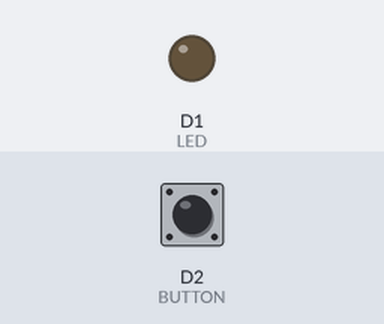
Bench run of a sketch on a simulated ESP8266 (NodeMCU). Parts: output pins drawn as LEDs (lit = HIGH). The inputs (shaded band) are chosen by the test bench; at power-on: D2 (BUTTON) LOW.

Above: at 1.2 s.
1.3 s: D2 (BUTTON) pulled HIGH for 3.2 s
At 2.1 s:
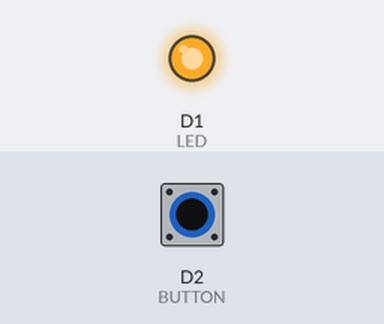
6.8 s: D2 (BUTTON) pulled HIGH for 0.15 s
At 9.6 s:
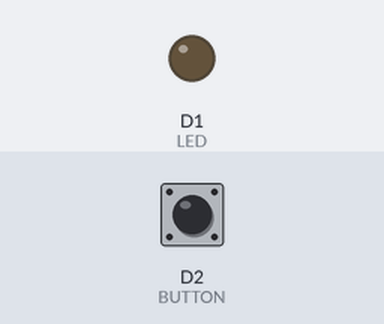
9.9 s: D2 (BUTTON) pulled HIGH for 1 s
At 11.1 s:
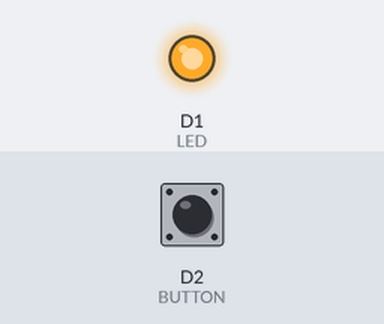
Timing chart, 0 to 13.4 s (numbered marks = the images above; inputs shaded):
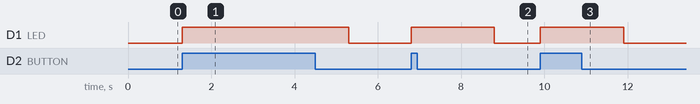

Measured:
- after the input at 1.3 s, D1 (LED): LOW → HIGH at once, → LOW 4.0 s later
- after the input at 6.8 s, D1 (LED): LOW → HIGH at once, → LOW 2.0 s later
- after the input at 9.9 s, D1 (LED): LOW → HIGH at once, → LOW 2.0 s later

The sketch:

botaoled.ino
```cpp
const int BUTTON = D2;
const int LED = D1;

void setup() {
  pinMode(LED, OUTPUT);
  pinMode(BUTTON, INPUT);  // usa o resistor interno de pull-up
}

void loop() {
  if (digitalRead(BUTTON)) {  // botão pressionado (ativo em LOW)
    digitalWrite(LED, HIGH);
    delay(2000);
    digitalWrite(LED, LOW);
  }

}
```
